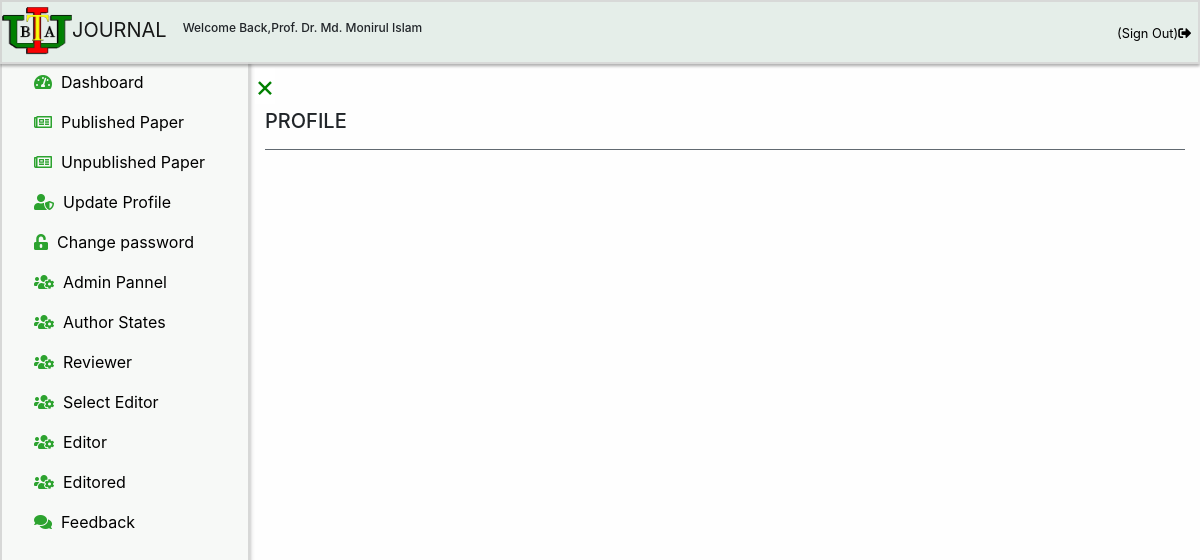
Page /chiefeditor/profile.php?email=17203056@iubat.edu (signed in) on the earlier database version.
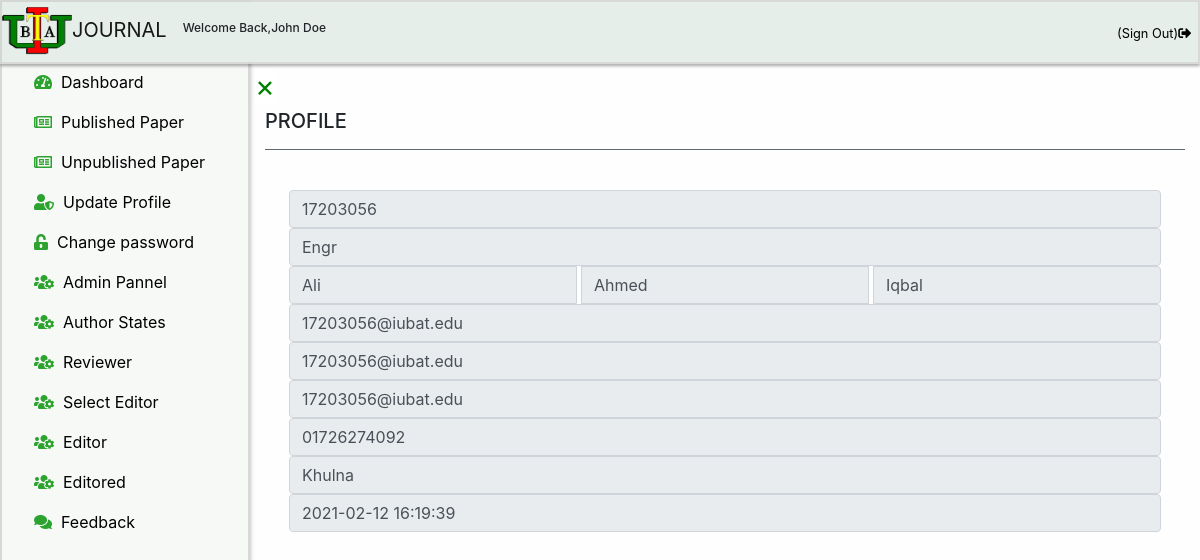
Same page on the later database version.
### tables this page shows
CREATE TABLE `chiefeditor` (
  `id` int(11) NOT NULL,
  `fullname` varchar(100) NOT NULL,
  `password` varchar(100) NOT NULL,
  `email` varchar(100) NOT NULL,
  `contact` varchar(100) NOT NULL
);

CREATE TABLE `author` (
  `id` int(11) NOT NULL,
  `username` varchar(100) NOT NULL,
  `title` varchar(100) NOT NULL,
  `firstname` varchar(100) NOT NULL,
  `middlename` varchar(100) DEFAULT NULL,
  `lastname` varchar(100) NOT NULL,
  `primaryemail` varchar(100) NOT NULL,
  `primaryemailcc` varchar(100) NOT NULL,
  `secondaryemail` varchar(100) NOT NULL,
  `secondaryemailcc` varchar(100) NOT NULL,
  `password` varchar(100) NOT NULL,
  `contact` varchar(100) NOT NULL,
  `address` varchar(100) NOT NULL,
  `registrationtime` timestamp NOT NULL DEFAULT current_timestamp(),
  `reviewerselection` int(11) DEFAULT NULL,
  `validation_code` varchar(255) NOT NULL,
  `activation` int(11) DEFAULT NULL,
  `associateeditor` int(100) DEFAULT NULL,
  `academiceditor` int(100) DEFAULT NULL
);

### chiefeditor/profile.php (the view, shortened to what the changed rows need)
    <?php
    include('../link/config.php');
    if(strlen($_SESSION['alogin'])=="")
    {
    header("Location: ../chiefeditorlogin");
    }
    else
    {
     $editoremail = $_SESSION["email"];
     $sql = "SELECT chiefeditor.id,chiefeditor.fullname,chiefeditor.password,chiefeditor.contact FROM chiefeditor WHERE email='$editoremail'";
     $query = $dbh->prepare($sql);
     $query->execute();
     if($query->rowCount() > 0)
     {
     $authoremail= $_GET['email'];
    ?>
    <!DOCTYPE html>
    <html lang="en">
    <head>
    <link rel="stylesheet" href="../css/bootstrap.min.css">
    <link rel="stylesheet" href="../css/jquery.dataTables.min.css">
    <link rel="stylesheet" href="../css/index.css">
    <link rel="stylesheet" href="../css/fontawesome.v5.3.1.all.css">
    </head>
    <body>
    <div class="sticky-top header-floating">
    <?php
    include 'header.php';
    ?>
    </div>
    <?php
    include 'sidebar.php';
    ?>
    <div id="main">
    <div class="container">
    <div class="table-responsive p-4">
    <table  id="dtBasicExample" class="table table-striped table-bordered table-hover"  cellspacing="0">
    <tbody id="myTable-admin">
    <?php $sql = "SELECT author.id,author.username,author.title,author.firstname,author.middlename,author.lastname,author.primaryemail,author.primaryemailcc,author.secondaryemail,author.secondaryemailcc,author.contact,author.address,author.registrationtime,author.reviewerselection,author.associateeditor,author.academiceditor from author WHERE primaryemail='$authoremail'";
    $query = $dbh->prepare($sql);
    $query->execute();
    $results=$query->fetchAll(PDO::FETCH_OBJ);
    $cnt=1;
    if($query->rowCount() > 0)
    {
    foreach($results as $result)
    {
    ?>
     <form  class="form-signup marginbtm" method="post">
     <input  type="text" id="txt_username" class="form-control" name = "userName" placeholder=" User Name" value="<?php echo htmlentities($result->username);?>" disabled>
     <input  type="text" id="user-name" class="form-control" name = "title" required="" placeholder="title" value="<?php echo htmlentities($result->title);?>" disabled>
                <div class="input-group">
     <input  type="text" id="user-name" class="form-control col-sm-6" name = "firstName" placeholder="First Name" required="" value="<?php echo htmlentities($result->firstname);?>" disabled>
     <input  type="text" id="user-name" class="form-control col-sm-6 ml-1" name = "middleName" placeholder="Middle Name(Optional)" value="<?php echo htmlentities($result->middlename);?>"disabled>
     <input  type="text" id="user-name" class="form-control col-sm-6 ml-1" name = "lastName" placeholder="Last Name" required="" value="<?php echo htmlentities($result->lastname);?>"disabled>
                </div>
     <input  type="email" id="user-name" class="form-control" name = "pemailcc" placeholder="Primary CC Email Address" required="" value="<?php echo htmlentities($result->primaryemailcc);?>" disabled>
     <input  type="email" id="user-name" class="form-control" name = "semail" placeholder="Secondary Email Address" required="" value="<?php echo htmlentities($result->secondaryemail);?>" disabled>
     <input  type="email" id="user-name" class="form-control" name = "semailcc" placeholder="Secondary CC Email Address" required="" value="<?php echo htmlentities($result->secondaryemailcc);?>" disabled>
     <input  type="text" id="user-contact" name = "user-contact" class="form-control" placeholder="Contact Number" required value="<?php echo htmlentities($result->contact);?>" disabled>
     <input  type="text" id="user-address" name = "user-address" class="form-control" placeholder="Address" required value="<?php echo htmlentities($result->address);?>" disabled>
     <input  type="text" id="user-contact" name = "user-contact" class="form-control" placeholder="Contact Number" required value="<?php echo htmlentities($result->registrationtime);?>" disabled>
     </form>
    <?php $cnt=$cnt+1;}} ?>
        </tbody>
    </table>
    </div>
    </div>
    </div>
</body>
</html>
<?php
}
else {
  echo "<script>alert('You are not a Chief Editor.Try to log in as a Chief Editor');</script>";
  header("refresh:0;url=../chiefeditorlogin");
}
}
?>

### chiefeditor/header.php (shortened to what the changed rows need)
<?php
include('../link/config.php');
if(strlen($_SESSION['alogin'])=="")
    {
    header("Location:../chiefeditorlogin");
    } else {
      $chiefeditoremail = $_SESSION["email"];
       $sql = "SELECT chiefeditor.id,chiefeditor.fullname,chiefeditor.password,chiefeditor.contact FROM chiefeditor WHERE email='$chiefeditoremail'";
      $query = $dbh->prepare($sql);
      $query->execute();
      $results=$query->fetchAll(PDO::FETCH_OBJ);
      if($query->rowCount() > 0)
      {
        foreach($results as $result) {
?>
<!DOCTYPE html>
<html lang="en">
<head>
    <link rel="stylesheet" href="../css/heading.css">
    <link rel="stylesheet" href="../css/bootstrap.min.css">
    <link rel="stylesheet" href="https://use.fontawesome.com/releases/v5.3.1/css/all.css">
</head>
<body>
<nav class="navbar nav-class navbar-expand-lg navbar-light">
  <a class="navbar-brand" href="dashboard"><img src="../images/Iubat-logo.png">JOURNAL</a>
  <h6 style="font-size:12px;">Welcome Back,<?php  echo htmlentities($result->fullname);  } ?></h6>
  <div class="collapse navbar-collapse" id="navbarSupportedContent">
    <ul class="navbar-nav ml-auto ul-nav">
        </ul>
  </div>
</nav>
</body>
</html>
    <?php }
    else {
      echo "<script>alert('You are not an Editor.Try to log in as an Editor');</script>";
      header("refresh:0;url=../chiefeditorlogin");
    }
   }?>

Differences in the rows shown:
changed chiefeditor: fullname "Prof. Dr. Md. Monirul Islam" → "John Doe"
added author: userName "17203056", title "Engr", firstName "Ali", middleName "Ahmed", lastName "Iqbal", pemailcc "17203056@iubat.edu", semail "17203056@iubat.edu", semailcc "17203056@iubat.edu", user-contact "01726274092", user-address "Khulna", user-contact "2021-02-12 16:19:39"
